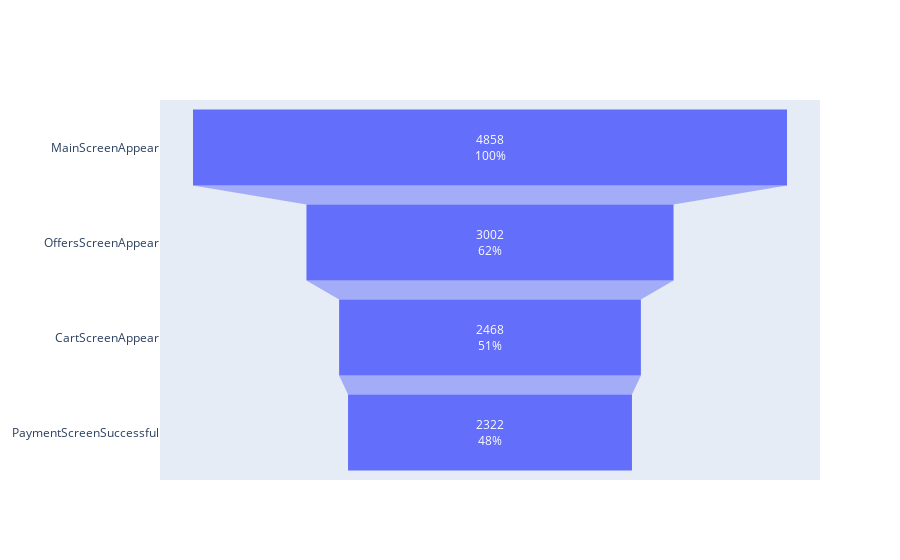

Notebook cell for this chart:
### Markdown cell above
#### Есть отличия в воронке на шаге OffersScreenAppear -> CartScreenAppear между объединенной контрольной группой и тестовой группой t_248

### Code cell
#посмотрим воронку по объединенной контрольной группе от первоначального числа пользователей

fig = go.Figure(go.Funnel(
    y = users_per_groups['event_name'],
    x = users_per_groups['c_united'],
    textposition = 'inside',
    textinfo = 'value+percent initial'))

fig.show()

### Figure 1 — Plotly figure (JSON) as saved in the notebook; plotly's stock layout.template omitted (floating-point values rounded to 4 significant figures)
{"data": [{"textinfo": "value+percent initial", "textposition": "inside", "type": "funnel", "x": [4858, 3002, 2468, 2322], "y": ["MainScreenAppear", "OffersScreenAppear", "CartScreenAppear", "PaymentScreenSuccessful"]}], "layout": {}}
